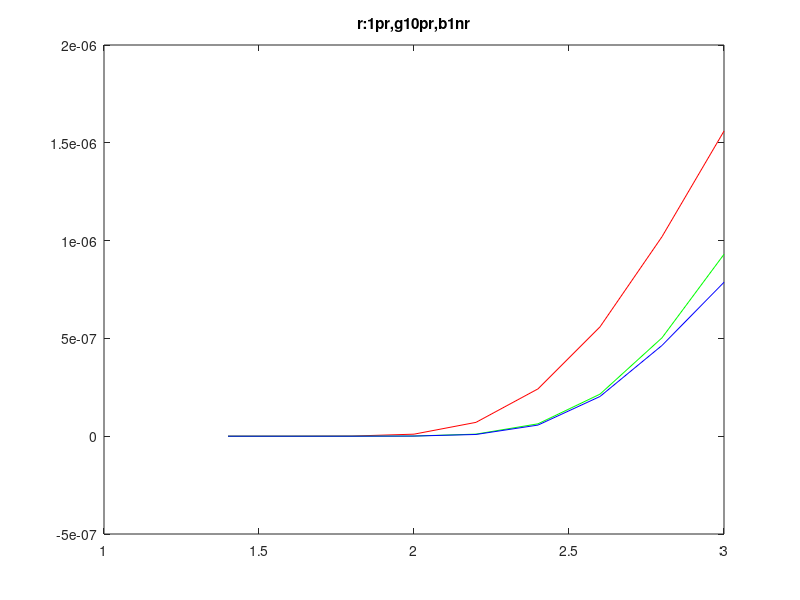
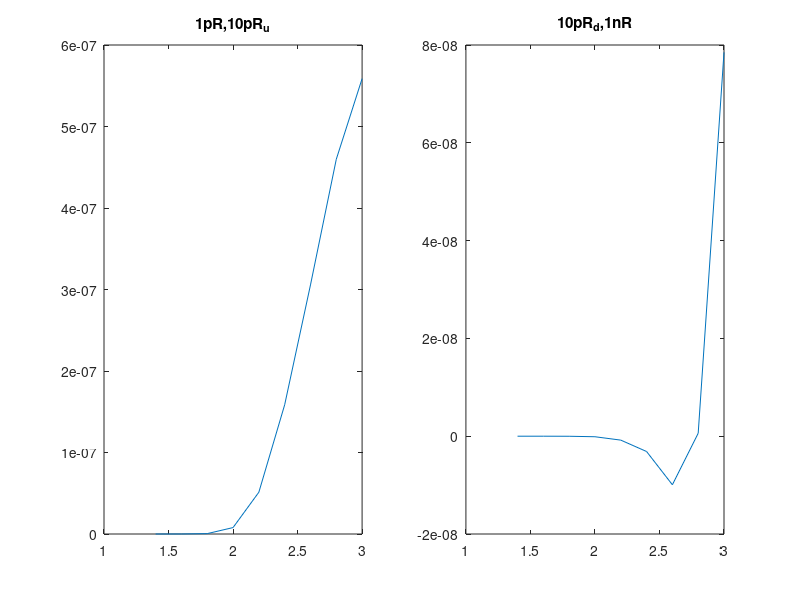
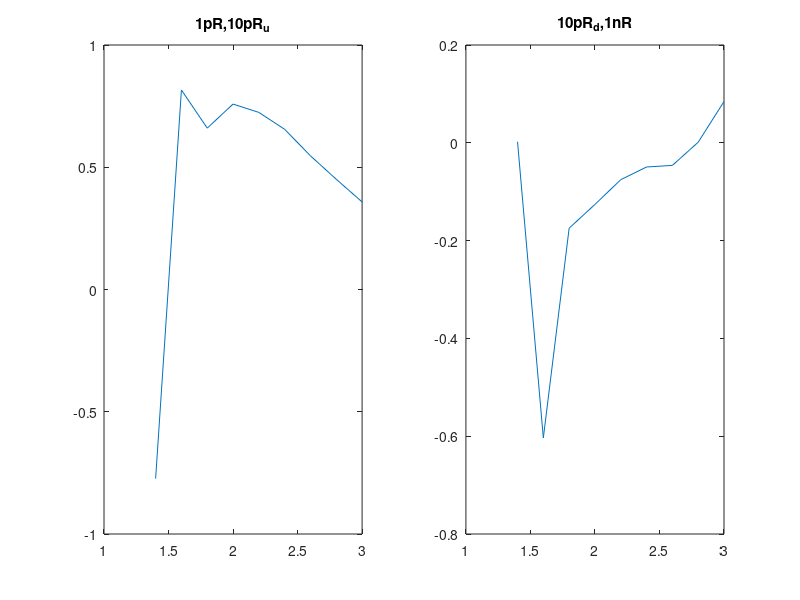

Write the MATLAB code that produced these figures, in order.
clear all
% wire_normal = ['L2-1','L2-3','L2-4','L2-6','L2-7','L2-8','L2-12'];
% wire_abnormal = ['L2-2';'L2-9';'L2-10'];
Vgs = [1.40E+00,1.60E+00,1.80E+00,2.00E+00,2.20E+00,2.40E+00,2.60E+00,2.80E+00,3.00E+00];
mean = 1
devi = 2
V = size(Vgs,2);
    onepr = [-4.14E-12	3.99E-11	7.03E-10	1.04E-08	7.08E-08	2.42E-07	5.59E-07	1.02E-06	1.56E-06;
            5.95E-13	7.85E-12	1.57E-10	1.40E-09	6.80E-09	1.25E-08	2.15E-08	3.04E-08	2.65E-08];
    tenpr = [-8.33E-12	-1.75E-12	6.50E-11	8.74E-10	1.06E-08	6.33E-08	2.15E-07	5.03E-07	9.30E-07;
            3.93E-13	1.24E-12	1.70E-11	2.38E-10	2.12E-09	7.67E-09	1.69E-08	2.68E-08	4.48E-08];
    onenr = [-9.21E-12	-4.13E-12	5.31E-11	7.17E-10	8.86E-09	5.69E-08	2.03E-07	4.64E-07	7.87E-07;
             5.05E-13	8.39E-14	6.25E-12	2.91E-11	4.20E-10	1.86E-09	5.03E-09	1.16E-08	1.97E-08];
figure(1);
plot(Vgs,onepr(1,:),'r-',Vgs,tenpr(1,:),'g-',Vgs,onenr(1,:),'b-');title('r:1pr,g10pr,b1nr');

%%  plot
%one pico
tolerance_1prdown = onepr(mean,:)-onepr(devi,:)-(tenpr(mean,:)+tenpr(devi,:));
tolerance_1prdown_per = tolerance_1prdown./onepr(mean,:);
%ten pico
tolerance_10prup = tolerance_1prdown;
tolerance_10prup_per = tolerance_1prdown_per;
tolerance_10prdown = tenpr(mean,:)-tenpr(devi,:)-(onenr(mean,:)+onenr(devi,:));
tolerance_10prdown_per = tolerance_10prdown./tenpr(mean,:)
%one nano
tolerance_1nrpup = tolerance_10prdown ;
tolerance_1nrup_per = tolerance_10prdown_per ;
%% test
a = zeros(1,9)
b = zeros(1,9)
for iii=1:V
     if  onepr(mean,iii)-tenpr(mean,iii)>0;
        a(iii)=1
     else
        a(iii)=0
    end
     if  tenpr(mean,iii)-onenr(mean,iii)>0;
         b(iii)=1
     else
         b(iii)=0
     end

end

X = Vgs;




% noisemin = min (Z')
% absnoisemin = min((abs(Z')))
figure(2);
subplot(121);plot(X,tolerance_1prdown);title('1pR,10pR_u');
subplot(122);plot(X,tolerance_10prdown);title('10pR_d,1nR');
figure(3);
subplot(121);plot(X,tolerance_1prdown_per);title('1pR,10pR_u');
subplot(122);plot(X,tolerance_10prdown_per);title('10pR_d,1nR');
